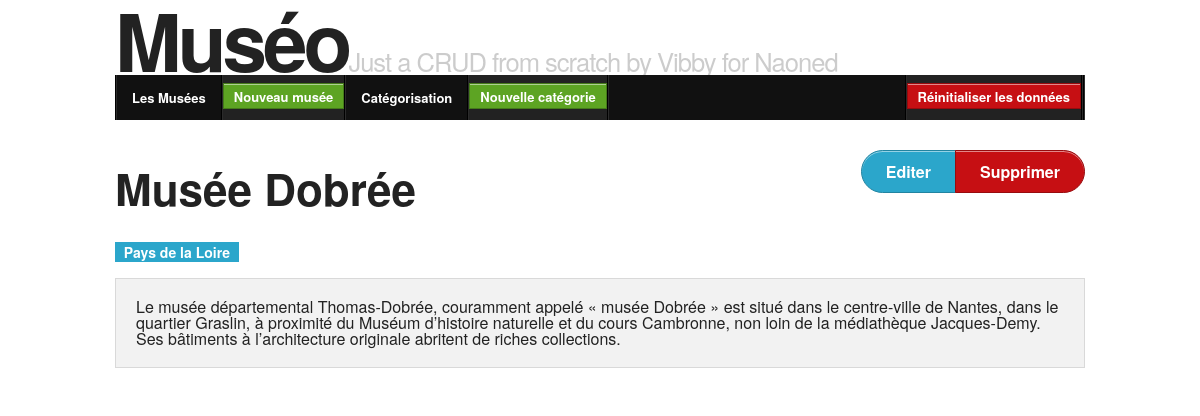
The app's page /showMuseum.php?id=7 with its own data.
### tables this page shows
CREATE TABLE `museumcategory` (
  `category_id` int(10) NOT NULL DEFAULT '0',
  `museum_id` int(10) NOT NULL DEFAULT '0',
  PRIMARY KEY (`category_id`,`museum_id`),
  KEY `museum_id` (`museum_id`)
);

CREATE TABLE `museum` (
  `id` int(10) NOT NULL AUTO_INCREMENT,
  `name` varchar(50) NOT NULL,
  `description` varchar(1000) NOT NULL,
  PRIMARY KEY (`id`),
  UNIQUE KEY `name` (`name`)
);

CREATE TABLE `category` (
  `id` int(10) NOT NULL AUTO_INCREMENT,
  `name` varchar(50) NOT NULL,
  `parentid` int(10) DEFAULT NULL,
  PRIMARY KEY (`id`),
  KEY `category_parent` (`parentid`),
  UNIQUE KEY `unique_same_level` (`name`,`parentid`),
  CONSTRAINT `category_parent` FOREIGN KEY (`parentid`) 
    REFERENCES `category` (`id`) ON DELETE CASCADE ON UPDATE CASCADE  
);

### Museo/Lib/Controller.php (called while the page is built, shortened)
<?php
class Controller
{
	protected $config;
    public function __construct() {
		$this->config = new Config;
    }
    public function initDb() {
		$dbConnection = new connexionManager(
			$this->config->get('dbHost'),
			$this->config->get('dbName'),
			$this->config->get('dbUser'),
			$this->config->get('dbPassword')
		);
		$dbConnection->connexion->setAttribute(\PDO::ATTR_EMULATE_PREPARES, false);
		$dbConnection->connexion->setAttribute(\PDO::ATTR_ERRMODE, \PDO::ERRMODE_EXCEPTION);
		$this->db = $dbConnection->connexion;
    }
	protected function requireParam($paramName, $validator) {
		$param = $this->getParam($paramName, $validator);
		return $param;
	}
	protected function getParam($paramName, $validator) {
		return $_REQUEST[$paramName];
	}
}

### Museo/Lib/Autoloader.php (called while the page is built, shortened)
<?php
class SplClassLoader
{
    private $_fileExtension = '.php';
    private $_namespace;
    private $_namespaceSeparator = '\\';
    public function __construct($ns = null, $includePath = null)
    {
        $this->_namespace = $ns;
        $this->_includePath = $includePath;
    }
    public function loadClass($className)
    {
        if (null === $this->_namespace || $this->_namespace.$this->_namespaceSeparator === substr($className, 0, strlen($this->_namespace.$this->_namespaceSeparator))) {
            $fileName = '';
            if (false !== ($lastNsPos = strripos($className, $this->_namespaceSeparator))) {
                $namespace = substr($className, 0, $lastNsPos);
                $className = substr($className, $lastNsPos + 1);
                $fileName = str_replace($this->_namespaceSeparator, DIRECTORY_SEPARATOR, $namespace) . DIRECTORY_SEPARATOR;
            }
            $fileName .= str_replace('_', DIRECTORY_SEPARATOR, $className) . $this->_fileExtension;
        }
    }
}

### Museo/Config.php (called while the page is built, shortened)
<?php
class Config {
	function __construct() {
		$this->config = array(
			'dbHost'     => 'localhost',
			'dbName'     => 'museo',
			'dbUser'     => 'root',
			'dbPassword' => '',
			'debug'      => true,
		);
	}
	function get($key) {
		return $this->config[$key];
	}
}

### Museo/Lib/ConnexionManager.php (called while the page is built, shortened)
<?php
class ConnexionManager{
	function __construct($dbHost, $dbName, $dbUser, $dbPassword){
		$this->dbHost = $dbHost;
		$this->dbName = $dbName;
	}
}

### Museo/Controller/MuseumController.php (called while the page is built, shortened)
<?php
class MuseumController extends controller
{
	function showAction() {
		$museum = $this->getOneById();
		return (array("museum" => $museum));
	}
	protected function getOneById($id = false) {
		if (!$id) {
			$id = $this->requireParam('id', \FILTER_VALIDATE_INT);
		}
		$museumManager = new MuseumManager($this->db);
		$museum = $museumManager->getOneById($id);
		return ($museum);
	}
}

### Museo/Lib/ObjectManager.php (called while the page is built, shortened)
<?php
class objectManager
{
	public function __construct(\PDO $db = null) {
		$this->db = $db;
	}
}

### Museo/Model/MuseumManager.php (called while the page is built, shortened)
<?php
class MuseumManager extends ObjectManager implements DbObjectInterface
{
	public function getCollection(\PDOStatement $pdoStatement) {
		$collection = array();
		$pdoStatement->execute();
		foreach ($pdoStatement as $line) {
			if (!array_key_exists($line['museum_id'],$collection)) {
				$collection[$line['museum_id']] = new Museum($line);
			}
			if (array_key_exists('category_id', $line) && !is_null($line['category_id'])) {
				$collection[$line['museum_id']]->addCategory(new Category($line));
			}
		}
		return $collection;
	}
	public function getOneById($id) {
		$query = <<<EOT
			SELECT mc.category_id, m.id AS museum_id, m.description AS museum_description, m.name AS museum_name, c.name AS category_name, c.parentid
			FROM `museum` AS m
			LEFT JOIN `museumcategory` AS mc ON m.id = mc.museum_id
			LEFT JOIN `category` AS c ON mc.category_id = c.id
			WHERE m.id = :id
			;
EOT;
		$pdoStatement = $this->db->prepare($query);
		$pdoStatement->bindParam(':id', $id, \PDO::PARAM_INT);
		$collection = $this->getCollection($pdoStatement);
		return reset($collection);
	}
}

### Museo/Model/Museum.php (called while the page is built, shortened)
<?php
class Museum extends DbObject implements DbObjectInterface
{
	protected $id = null;
	protected $name = "";
	protected $categories = array();
	protected $description = "";
	public function getId() {
		return $this->id;
	}
	public function getName() {
		return $this->name;
	}
	public function getDescription() {
		return $this->description;
	}
	public function getCategories() {
		return $this->categories;
	}
	public function addCategory(Category $category) {
		return ($this->categories[] = $category);
	}
	static function getFields() {
		return array('id','name','description');
	}
	static function getTableName() {
		return "museum";
	}
}

### Museo/Model/Category.php (called while the page is built, shortened)
<?php
class Category extends DbObject implements DbObjectInterface
{
	protected $name = "";
	public function getName() {
		return $this->name;
	}
	static function getTableName() {
		return "category";
	}
	static function getFields() {
		return array('id','name','parentid');
	}
}

### www/showMuseum.php (the view, shortened to what this page needs)
<?php
$controller = new Museo\Controller\MuseumController();
$data = $controller->showAction();
extract($data);
?>
<?php require ("includes/header.php"); ?>
<div class="row">
	<div class="large-12 columns ">
		<ul class="button-group round right">
			<li><a class="button " href="editMuseum.php?id=<?php echo $museum->getId() ?>">Editer</a></li>
			<li><a class="button alert" href="deleteMuseum.php?id=<?php echo $museum->getId() ?>">Supprimer</a></li>
		</ul>
		<h1><?php echo $museum->getName() ?></h1>
		<?php foreach ($museum->getCategories() as $category) : ?>
			<span class="label"><?php echo $category->getName() ?></span>
		<?php endforeach; ?><br /><br />
		<div class="panel">
			<?php if ($museum->getDescription()) : ?>
				<?php echo $museum->getDescription() ?>
			<?php else : ?>
				<em>Aucune description pour ce musée</em>
			<?php endif; ?>
		</div>
	</div>
</div>
<?php require ("includes/footer.php"); ?>

### records on screen
museumcategory: museum.name "Musée Dobrée", category.name "Pays de la Loire", museum.description "Le musée départemental Thomas-Dobrée, couramment appelé « musée Dobrée » est situé dans le centre-ville de Nantes, dans le quartier Graslin, à proximité du Muséum d’histoire naturelle et du cours Cambronne, non loin de la médiathèque Jacques-Demy. Ses bâtiments à l’architecture originale abritent de riches collections."
